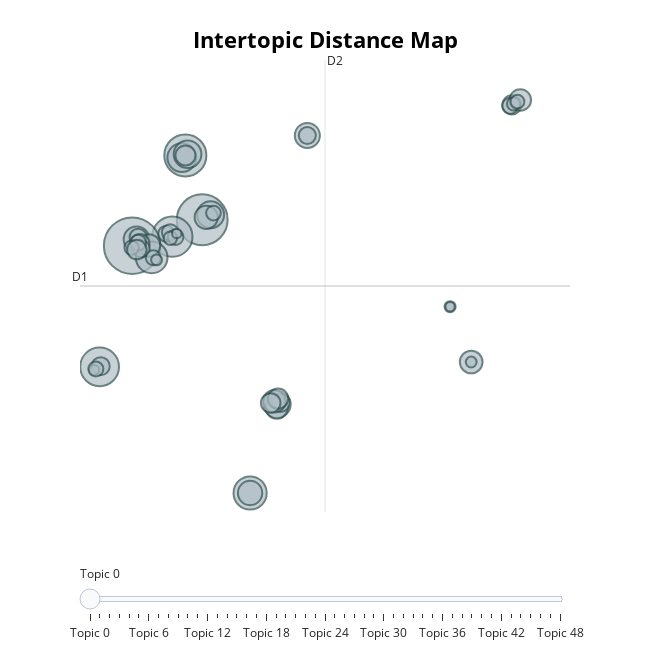

The code cell stored with this chart in its notebook:
### Code cell
topic_model.visualize_topics()

### Figure 1 — Plotly figure (JSON) as saved in the notebook; plotly's stock layout.template omitted (floating-point values rounded to 4 significant figures; data arrays with more than 128 entries replaced by an {"elided": "..."} marker saying what was removed)
{"data": [{"customdata": {"elided": "49x3 mixed values"}, "hovertemplate": "<b>Topic %{customdata[0]}</b><br>%{customdata[1]}<br>Size: %{customdata[2]}", "legendgroup": "", "marker": {"color": "#B0BEC5", "line": {"color": "DarkSlateGrey", "width": 2}, "size": [4377, 2750, 5424, 1864, 2547, 2995, 1411, 1700, 1122, 1232, 1236, 1063, 846, 1299, 871, 622, 846, 503, 562, 915, 859, 704, 448, 449, 682, 785, 632, 1006, 461, 510, 375, 429, 492, 302, 650, 349, 419, 645, 322, 559, 167, 367, 209, 383, 145, 311, 202, 152, 199], "sizemode": "area", "sizeref": 3.39, "symbol": "circle"}, "mode": "markers", "name": "", "orientation": "v", "showlegend": false, "type": "scatter", "x": [0.6892, -0.8562, -2.931, 3.166, -4.614, -0.1825, -0.3627, -1.923, -2.705, 4.565, 1.123, 6.124, 4.543, -0.06779, 14.59, 16.7, -2.059, -2.623, 4.744, 0.8966, 4.422, 4.611, 16.62, -1.163, -0.1769, 17.13, -2.532, 3.165, -0.9666, -2.468, -1.843, -2.624, 6.124, 16.79, 4.231, -2.96, -0.6888, -2.693, 16.99, -4.56, -4.894, 1.272, 13.5, -4.809, 13.5, -0.9582, -1.67, -0.628, 14.6], "xaxis": "x", "y": [12.89, 11.4, 10.61, -11.11, -0.03444, 18.53, 18.34, 9.577, 11.17, -3.327, 13.32, 20.28, -3.614, 18.63, 0.3919, 22.97, 10.62, 11.33, -3.191, 13.09, -3.053, -2.819, 22.89, 11.65, 18.53, 23.4, 10.78, -11.11, 11.77, 10.34, 9.542, 10.87, 20.28, 23.06, -3.208, 10.43, 11.36, 10.26, 23.25, 0.02011, -0.3141, 13.47, 5.249, -0.2286, 5.25, 11.26, 9.362, 11.68, 0.3909], "yaxis": "y"}], "layout": {"annotations": [{"showarrow": false, "text": "D1", "x": -5.628, "y": 7.065, "yshift": 10}, {"showarrow": false, "text": "D2", "x": 7.037, "xshift": 10, "y": 26.91}], "height": 650, "hoverlabel": {"bgcolor": "white", "font": {"family": "Rockwell", "size": 16}}, "legend": {"itemsizing": "constant", "tracegroupgap": 0}, "margin": {"t": 60}, "shapes": [{"line": {"color": "#CFD8DC", "width": 2}, "type": "line", "x0": 7.037, "x1": 7.037, "y0": -12.78, "y1": 26.91}, {"line": {"color": "#9E9E9E", "width": 2}, "type": "line", "x0": -5.628, "x1": 19.7, "y0": 7.065, "y1": 7.065}], "sliders": [{"active": 0, "pad": {"t": 50}, "steps": [{"args": [{"marker.color": [["red", "#B0BEC5", "#B0BEC5", "#B0BEC5", "#B0BEC5", "#B0BEC5", "#B0BEC5", "#B0BEC5", "#B0BEC5", "#B0BEC5", "#B0BEC5", "#B0BEC5", "#B0BEC5", "#B0BEC5", "#B0BEC5", "#B0BEC5", "#B0BEC5", "#B0BEC5", "#B0BEC5", "#B0BEC5", "#B0BEC5", "#B0BEC5", "#B0BEC5", "#B0BEC5", "#B0BEC5", "#B0BEC5", "#B0BEC5", "#B0BEC5", "#B0BEC5", "#B0BEC5", "#B0BEC5", "#B0BEC5", "#B0BEC5", "#B0BEC5", "#B0BEC5", "#B0BEC5", "#B0BEC5", "#B0BEC5", "#B0BEC5", "#B0BEC5", "#B0BEC5", "#B0BEC5", "#B0BEC5", "#B0BEC5", "#B0BEC5", "#B0BEC5", "#B0BEC5", "#B0BEC5", "#B0BEC5"]]}], "label": "Topic 0", "method": "update"}, {"args": [{"marker.color": [["#B0BEC5", "red", "#B0BEC5", "#B0BEC5", "#B0BEC5", "#B0BEC5", "#B0BEC5", "#B0BEC5", "#B0BEC5", "#B0BEC5", "#B0BEC5", "#B0BEC5", "#B0BEC5", "#B0BEC5", "#B0BEC5", "#B0BEC5", "#B0BEC5", "#B0BEC5", "#B0BEC5", "#B0BEC5", "#B0BEC5", "#B0BEC5", "#B0BEC5", "#B0BEC5", "#B0BEC5", "#B0BEC5", "#B0BEC5", "#B0BEC5", "#B0BEC5", "#B0BEC5", "#B0BEC5", "#B0BEC5", "#B0BEC5", "#B0BEC5", "#B0BEC5", "#B0BEC5", "#B0BEC5", "#B0BEC5", "#B0BEC5", "#B0BEC5", "#B0BEC5", "#B0BEC5", "#B0BEC5", "#B0BEC5", "#B0BEC5", "#B0BEC5", "#B0BEC5", "#B0BEC5", "#B0BEC5"]]}], "label": "Topic 1", "method": "update"}, {"args": [{"marker.color": [["#B0BEC5", "#B0BEC5", "red", "#B0BEC5", "#B0BEC5", "#B0BEC5", "#B0BEC5", "#B0BEC5", "#B0BEC5", "#B0BEC5", "#B0BEC5", "#B0BEC5", "#B0BEC5", "#B0BEC5", "#B0BEC5", "#B0BEC5", "#B0BEC5", "#B0BEC5", "#B0BEC5", "#B0BEC5", "#B0BEC5", "#B0BEC5", "#B0BEC5", "#B0BEC5", "#B0BEC5", "#B0BEC5", "#B0BEC5", "#B0BEC5", "#B0BEC5", "#B0BEC5", "#B0BEC5", "#B0BEC5", "#B0BEC5", "#B0BEC5", "#B0BEC5", "#B0BEC5", "#B0BEC5", "#B0BEC5", "#B0BEC5", "#B0BEC5", "#B0BEC5", "#B0BEC5", "#B0BEC5", "#B0BEC5", "#B0BEC5", "#B0BEC5", "#B0BEC5", "#B0BEC5", "#B0BEC5"]]}], "label": "Topic 2", "method": "update"}, {"args": [{"marker.color": [["#B0BEC5", "#B0BEC5", "#B0BEC5", "red", "#B0BEC5", "#B0BEC5", "#B0BEC5", "#B0BEC5", "#B0BEC5", "#B0BEC5", "#B0BEC5", "#B0BEC5", "#B0BEC5", "#B0BEC5", "#B0BEC5", "#B0BEC5", "#B0BEC5", "#B0BEC5", "#B0BEC5", "#B0BEC5", "#B0BEC5", "#B0BEC5", "#B0BEC5", "#B0BEC5", "#B0BEC5", "#B0BEC5", "#B0BEC5", "#B0BEC5", "#B0BEC5", "#B0BEC5", "#B0BEC5", "#B0BEC5", "#B0BEC5", "#B0BEC5", "#B0BEC5", "#B0BEC5", "#B0BEC5", "#B0BEC5", "#B0BEC5", "#B0BEC5", "#B0BEC5", "#B0BEC5", "#B0BEC5", "#B0BEC5", "#B0BEC5", "#B0BEC5", "#B0BEC5", "#B0BEC5", "#B0BEC5"]]}], "label": "Topic 3", "method": "update"}, {"args": [{"marker.color": [["#B0BEC5", "#B0BEC5", "#B0BEC5", "#B0BEC5", "red", "#B0BEC5", "#B0BEC5", "#B0BEC5", "#B0BEC5", "#B0BEC5", "#B0BEC5", "#B0BEC5", "#B0BEC5", "#B0BEC5", "#B0BEC5", "#B0BEC5", "#B0BEC5", "#B0BEC5", "#B0BEC5", "#B0BEC5", "#B0BEC5", "#B0BEC5", "#B0BEC5", "#B0BEC5", "#B0BEC5", "#B0BEC5", "#B0BEC5", "#B0BEC5", "#B0BEC5", "#B0BEC5", "#B0BEC5", "#B0BEC5", "#B0BEC5", "#B0BEC5", "#B0BEC5", "#B0BEC5", "#B0BEC5", "#B0BEC5", "#B0BEC5", "#B0BEC5", "#B0BEC5", "#B0BEC5", "#B0BEC5", "#B0BEC5", "#B0BEC5", "#B0BEC5", "#B0BEC5", "#B0BEC5", "#B0BEC5"]]}], "label": "Topic 4", "method": "update"}, {"args": [{"marker.color": [["#B0BEC5", "#B0BEC5", "#B0BEC5", "#B0BEC5", "#B0BEC5", "red", "#B0BEC5", "#B0BEC5", "#B0BEC5", "#B0BEC5", "#B0BEC5", "#B0BEC5", "#B0BEC5", "#B0BEC5", "#B0BEC5", "#B0BEC5", "#B0BEC5", "#B0BEC5", "#B0BEC5", "#B0BEC5", "#B0BEC5", "#B0BEC5", "#B0BEC5", "#B0BEC5", "#B0BEC5", "#B0BEC5", "#B0BEC5", "#B0BEC5", "#B0BEC5", "#B0BEC5", "#B0BEC5", "#B0BEC5", "#B0BEC5", "#B0BEC5", "#B0BEC5", "#B0BEC5", "#B0BEC5", "#B0BEC5", "#B0BEC5", "#B0BEC5", "#B0BEC5", "#B0BEC5", "#B0BEC5", "#B0BEC5", "#B0BEC5", "#B0BEC5", "#B0BEC5", "#B0BEC5", "#B0BEC5"]]}], "label": "Topic 5", "method": "update"}, {"args": [{"marker.color": [["#B0BEC5", "#B0BEC5", "#B0BEC5", "#B0BEC5", "#B0BEC5", "#B0BEC5", "red", "#B0BEC5", "#B0BEC5", "#B0BEC5", "#B0BEC5", "#B0BEC5", "#B0BEC5", "#B0BEC5", "#B0BEC5", "#B0BEC5", "#B0BEC5", "#B0BEC5", "#B0BEC5", "#B0BEC5", "#B0BEC5", "#B0BEC5", "#B0BEC5", "#B0BEC5", "#B0BEC5", "#B0BEC5", "#B0BEC5", "#B0BEC5", "#B0BEC5", "#B0BEC5", "#B0BEC5", "#B0BEC5", "#B0BEC5", "#B0BEC5", "#B0BEC5", "#B0BEC5", "#B0BEC5", "#B0BEC5", "#B0BEC5", "#B0BEC5", "#B0BEC5", "#B0BEC5", "#B0BEC5", "#B0BEC5", "#B0BEC5", "#B0BEC5", "#B0BEC5", "#B0BEC5", "#B0BEC5"]]}], "label": "Topic 6", "method": "update"}, {"args": [{"marker.color": [["#B0BEC5", "#B0BEC5", "#B0BEC5", "#B0BEC5", "#B0BEC5", "#B0BEC5", "#B0BEC5", "red", "#B0BEC5", "#B0BEC5", "#B0BEC5", "#B0BEC5", "#B0BEC5", "#B0BEC5", "#B0BEC5", "#B0BEC5", "#B0BEC5", "#B0BEC5", "#B0BEC5", "#B0BEC5", "#B0BEC5", "#B0BEC5", "#B0BEC5", "#B0BEC5", "#B0BEC5", "#B0BEC5", "#B0BEC5", "#B0BEC5", "#B0BEC5", "#B0BEC5", "#B0BEC5", "#B0BEC5", "#B0BEC5", "#B0BEC5", "#B0BEC5", "#B0BEC5", "#B0BEC5", "#B0BEC5", "#B0BEC5", "#B0BEC5", "#B0BEC5", "#B0BEC5", "#B0BEC5", "#B0BEC5", "#B0BEC5", "#B0BEC5", "#B0BEC5", "#B0BEC5", "#B0BEC5"]]}], "label": "Topic 7", "method": "update"}, {"args": [{"marker.color": [["#B0BEC5", "#B0BEC5", "#B0BEC5", "#B0BEC5", "#B0BEC5", "#B0BEC5", "#B0BEC5", "#B0BEC5", "red", "#B0BEC5", "#B0BEC5", "#B0BEC5", "#B0BEC5", "#B0BEC5", "#B0BEC5", "#B0BEC5", "#B0BEC5", "#B0BEC5", "#B0BEC5", "#B0BEC5", "#B0BEC5", "#B0BEC5", "#B0BEC5", "#B0BEC5", "#B0BEC5", "#B0BEC5", "#B0BEC5", "#B0BEC5", "#B0BEC5", "#B0BEC5", "#B0BEC5", "#B0BEC5", "#B0BEC5", "#B0BEC5", "#B0BEC5", "#B0BEC5", "#B0BEC5", "#B0BEC5", "#B0BEC5", "#B0BEC5", "#B0BEC5", "#B0BEC5", "#B0BEC5", "#B0BEC5", "#B0BEC5", "#B0BEC5", "#B0BEC5", "#B0BEC5", "#B0BEC5"]]}], "label": "Topic 8", "method": "update"}, {"args": [{"marker.color": [["#B0BEC5", "#B0BEC5", "#B0BEC5", "#B0BEC5", "#B0BEC5", "#B0BEC5", "#B0BEC5", "#B0BEC5", "#B0BEC5", "red", "#B0BEC5", "#B0BEC5", "#B0BEC5", "#B0BEC5", "#B0BEC5", "#B0BEC5", "#B0BEC5", "#B0BEC5", "#B0BEC5", "#B0BEC5", "#B0BEC5", "#B0BEC5", "#B0BEC5", "#B0BEC5", "#B0BEC5", "#B0BEC5", "#B0BEC5", "#B0BEC5", "#B0BEC5", "#B0BEC5", "#B0BEC5", "#B0BEC5", "#B0BEC5", "#B0BEC5", "#B0BEC5", "#B0BEC5", "#B0BEC5", "#B0BEC5", "#B0BEC5", "#B0BEC5", "#B0BEC5", "#B0BEC5", "#B0BEC5", "#B0BEC5", "#B0BEC5", "#B0BEC5", "#B0BEC5", "#B0BEC5", "#B0BEC5"]]}], "label": "Topic 9", "method": "update"}, {"args": [{"marker.color": [["#B0BEC5", "#B0BEC5", "#B0BEC5", "#B0BEC5", "#B0BEC5", "#B0BEC5", "#B0BEC5", "#B0BEC5", "#B0BEC5", "#B0BEC5", "red", "#B0BEC5", "#B0BEC5", "#B0BEC5", "#B0BEC5", "#B0BEC5", "#B0BEC5", "#B0BEC5", "#B0BEC5", "#B0BEC5", "#B0BEC5", "#B0BEC5", "#B0BEC5", "#B0BEC5", "#B0BEC5", "#B0BEC5", "#B0BEC5", "#B0BEC5", "#B0BEC5", "#B0BEC5", "#B0BEC5", "#B0BEC5", "#B0BEC5", "#B0BEC5", "#B0BEC5", "#B0BEC5", "#B0BEC5", "#B0BEC5", "#B0BEC5", "#B0BEC5", "#B0BEC5", "#B0BEC5", "#B0BEC5", "#B0BEC5", "#B0BEC5", "#B0BEC5", "#B0BEC5", "#B0BEC5", "#B0BEC5"]]}], "label": "Topic 10", "method": "update"}, {"args": [{"marker.color": [["#B0BEC5", "#B0BEC5", "#B0BEC5", "#B0BEC5", "#B0BEC5", "#B0BEC5", "#B0BEC5", "#B0BEC5", "#B0BEC5", "#B0BEC5", "#B0BEC5", "red", "#B0BEC5", "#B0BEC5", "#B0BEC5", "#B0BEC5", "#B0BEC5", "#B0BEC5", "#B0BEC5", "#B0BEC5", "#B0BEC5", "#B0BEC5", "#B0BEC5", "#B0BEC5", "#B0BEC5", "#B0BEC5", "#B0BEC5", "#B0BEC5", "#B0BEC5", "#B0BEC5", "#B0BEC5", "#B0BEC5", "#B0BEC5", "#B0BEC5", "#B0BEC5", "#B0BEC5", "#B0BEC5", "#B0BEC5", "#B0BEC5", "#B0BEC5", "#B0BEC5", "#B0BEC5", "#B0BEC5", "#B0BEC5", "#B0BEC5", "#B0BEC5", "#B0BEC5", "#B0BEC5", "#B0BEC5"]]}], "label": "Topic 11", "method": "update"}, {"args": [{"marker.color": [["#B0BEC5", "#B0BEC5", "#B0BEC5", "#B0BEC5", "#B0BEC5", "#B0BEC5", "#B0BEC5", "#B0BEC5", "#B0BEC5", "#B0BEC5", "#B0BEC5", "#B0BEC5", "red", "#B0BEC5", "#B0BEC5", "#B0BEC5", "#B0BEC5", "#B0BEC5", "#B0BEC5", "#B0BEC5", "#B0BEC5", "#B0BEC5", "#B0BEC5", "#B0BEC5", "#B0BEC5", "#B0BEC5", "#B0BEC5", "#B0BEC5", "#B0BEC5", "#B0BEC5", "#B0BEC5", "#B0BEC5", "#B0BEC5", "#B0BEC5", "#B0BEC5", "#B0BEC5", "#B0BEC5", "#B0BEC5", "#B0BEC5", "#B0BEC5", "#B0BEC5", "#B0BEC5", "#B0BEC5", "#B0BEC5", "#B0BEC5", "#B0BEC5", "#B0BEC5", "#B0BEC5", "#B0BEC5"]]}], "label": "Topic 12", "method": "update"}, {"args": [{"marker.color": [["#B0BEC5", "#B0BEC5", "#B0BEC5", "#B0BEC5", "#B0BEC5", "#B0BEC5", "#B0BEC5", "#B0BEC5", "#B0BEC5", "#B0BEC5", "#B0BEC5", "#B0BEC5", "#B0BEC5", "red", "#B0BEC5", "#B0BEC5", "#B0BEC5", "#B0BEC5", "#B0BEC5", "#B0BEC5", "#B0BEC5", "#B0BEC5", "#B0BEC5", "#B0BEC5", "#B0BEC5", "#B0BEC5", "#B0BEC5", "#B0BEC5", "#B0BEC5", "#B0BEC5", "#B0BEC5", "#B0BEC5", "#B0BEC5", "#B0BEC5", "#B0BEC5", "#B0BEC5", "#B0BEC5", "#B0BEC5", "#B0BEC5", "#B0BEC5", "#B0BEC5", "#B0BEC5", "#B0BEC5", "#B0BEC5", "#B0BEC5", "#B0BEC5", "#B0BEC5", "#B0BEC5", "#B0BEC5"]]}], "label": "Topic 13", "method": "update"}, {"args": [{"marker.color": [["#B0BEC5", "#B0BEC5", "#B0BEC5", "#B0BEC5", "#B0BEC5", "#B0BEC5", "#B0BEC5", "#B0BEC5", "#B0BEC5", "#B0BEC5", "#B0BEC5", "#B0BEC5", "#B0BEC5", "#B0BEC5", "red", "#B0BEC5", "#B0BEC5", "#B0BEC5", "#B0BEC5", "#B0BEC5", "#B0BEC5", "#B0BEC5", "#B0BEC5", "#B0BEC5", "#B0BEC5", "#B0BEC5", "#B0BEC5", "#B0BEC5", "#B0BEC5", "#B0BEC5", "#B0BEC5", "#B0BEC5", "#B0BEC5", "#B0BEC5", "#B0BEC5", "#B0BEC5", "#B0BEC5", "#B0BEC5", "#B0BEC5", "#B0BEC5", "#B0BEC5", "#B0BEC5", "#B0BEC5", "#B0BEC5", "#B0BEC5", "#B0BEC5", "#B0BEC5", "#B0BEC5", "#B0BEC5"]]}], "label": "Topic 14", "method": "update"}, {"args": [{"marker.color": [["#B0BEC5", "#B0BEC5", "#B0BEC5", "#B0BEC5", "#B0BEC5", "#B0BEC5", "#B0BEC5", "#B0BEC5", "#B0BEC5", "#B0BEC5", "#B0BEC5", "#B0BEC5", "#B0BEC5", "#B0BEC5", "#B0BEC5", "red", "#B0BEC5", "#B0BEC5", "#B0BEC5", "#B0BEC5", "#B0BEC5", "#B0BEC5", "#B0BEC5", "#B0BEC5", "#B0BEC5", "#B0BEC5", "#B0BEC5", "#B0BEC5", "#B0BEC5", "#B0BEC5", "#B0BEC5", "#B0BEC5", "#B0BEC5", "#B0BEC5", "#B0BEC5", "#B0BEC5", "#B0BEC5", "#B0BEC5", "#B0BEC5", "#B0BEC5", "#B0BEC5", "#B0BEC5", "#B0BEC5", "#B0BEC5", "#B0BEC5", "#B0BEC5", "#B0BEC5", "#B0BEC5", "#B0BEC5"]]}], "label": "Topic 15", "method": "update"}, {"args": [{"marker.color": [["#B0BEC5", "#B0BEC5", "#B0BEC5", "#B0BEC5", "#B0BEC5", "#B0BEC5", "#B0BEC5", "#B0BEC5", "#B0BEC5", "#B0BEC5", "#B0BEC5", "#B0BEC5", "#B0BEC5", "#B0BEC5", "#B0BEC5", "#B0BEC5", "red", "#B0BEC5", "#B0BEC5", "#B0BEC5", "#B0BEC5", "#B0BEC5", "#B0BEC5", "#B0BEC5", "#B0BEC5", "#B0BEC5", "#B0BEC5", "#B0BEC5", "#B0BEC5", "#B0BEC5", "#B0BEC5", "#B0BEC5", "#B0BEC5", "#B0BEC5", "#B0BEC5", "#B0BEC5", "#B0BEC5", "#B0BEC5", "#B0BEC5", "#B0BEC5", "#B0BEC5", "#B0BEC5", "#B0BEC5", "#B0BEC5", "#B0BEC5", "#B0BEC5", "#B0BEC5", "#B0BEC5", "#B0BEC5"]]}], "label": "Topic 16", "method": "update"}, {"args": [{"marker.color": [["#B0BEC5", "#B0BEC5", "#B0BEC5", "#B0BEC5", "#B0BEC5", "#B0BEC5", "#B0BEC5", "#B0BEC5", "#B0BEC5", "#B0BEC5", "#B0BEC5", "#B0BEC5", "#B0BEC5", "#B0BEC5", "#B0BEC5", "#B0BEC5", "#B0BEC5", "red", "#B0BEC5", "#B0BEC5", "#B0BEC5", "#B0BEC5", "#B0BEC5", "#B0BEC5", "#B0BEC5", "#B0BEC5", "#B0BEC5", "#B0BEC5", "#B0BEC5", "#B0BEC5", "#B0BEC5", "#B0BEC5", "#B0BEC5", "#B0BEC5", "#B0BEC5", "#B0BEC5", "#B0BEC5", "#B0BEC5", "#B0BEC5", "#B0BEC5", "#B0BEC5", "#B0BEC5", "#B0BEC5", "#B0BEC5", "#B0BEC5", "#B0BEC5", "#B0BEC5", "#B0BEC5", "#B0BEC5"]]}], "label": "Topic 17", "method": "update"}, {"args": [{"marker.color": [["#B0BEC5", "#B0BEC5", "#B0BEC5", "#B0BEC5", "#B0BEC5", "#B0BEC5", "#B0BEC5", "#B0BEC5", "#B0BEC5", "#B0BEC5", "#B0BEC5", "#B0BEC5", "#B0BEC5", "#B0BEC5", "#B0BEC5", "#B0BEC5", "#B0BEC5", "#B0BEC5", "red", "#B0BEC5", "#B0BEC5", "#B0BEC5", "#B0BEC5", "#B0BEC5", "#B0BEC5", "#B0BEC5", "#B0BEC5", "#B0BEC5", "#B0BEC5", "#B0BEC5", "#B0BEC5", "#B0BEC5", "#B0BEC5", "#B0BEC5", "#B0BEC5", "#B0BEC5", "#B0BEC5", "#B0BEC5", "#B0BEC5", "#B0BEC5", "#B0BEC5", "#B0BEC5", "#B0BEC5", "#B0BEC5", "#B0BEC5", "#B0BEC5", "#B0BEC5", "#B0BEC5", "#B0BEC5"]]}], "label": "Topic 18", "method": "update"}, {"args": [{"marker.color": [["#B0BEC5", "#B0BEC5", "#B0BEC5", "#B0BEC5", "#B0BEC5", "#B0BEC5", "#B0BEC5", "#B0BEC5", "#B0BEC5", "#B0BEC5", "#B0BEC5", "#B0BEC5", "#B0BEC5", "#B0BEC5", "#B0BEC5", "#B0BEC5", "#B0BEC5", "#B0BEC5", "#B0BEC5", "red", "#B0BEC5", "#B0BEC5", "#B0BEC5", "#B0BEC5", "#B0BEC5", "#B0BEC5", "#B0BEC5", "#B0BEC5", "#B0BEC5", "#B0BEC5", "#B0BEC5", "#B0BEC5", "#B0BEC5", "#B0BEC5", "#B0BEC5", "#B0BEC5", "#B0BEC5", "#B0BEC5", "#B0BEC5", "#B0BEC5", "#B0BEC5", "#B0BEC5", "#B0BEC5", "#B0BEC5", "#B0BEC5", "#B0BEC5", "#B0BEC5", "#B0BEC5", "#B0BEC5"]]}], "label": "Topic 19", "method": "update"}, {"args": [{"marker.color": [["#B0BEC5", "#B0BEC5", "#B0BEC5", "#B0BEC5", "#B0BEC5", "#B0BEC5", "#B0BEC5", "#B0BEC5", "#B0BEC5", "#B0BEC5", "#B0BEC5", "#B0BEC5", "#B0BEC5", "#B0BEC5", "#B0BEC5", "#B0BEC5", "#B0BEC5", "#B0BEC5", "#B0BEC5", "#B0BEC5", "red", "#B0BEC5", "#B0BEC5", "#B0BEC5", "#B0BEC5", "#B0BEC5", "#B0BEC5", "#B0BEC5", "#B0BEC5", "#B0BEC5", "#B0BEC5", "#B0BEC5", "#B0BEC5", "#B0BEC5", "#B0BEC5", "#B0BEC5", "#B0BEC5", "#B0BEC5", "#B0BEC5", "#B0BEC5", "#B0BEC5", "#B0BEC5", "#B0BEC5", "#B0BEC5", "#B0BEC5", "#B0BEC5", "#B0BEC5", "#B0BEC5", "#B0BEC5"]]}], "label": "Topic 20", "method": "update"}, {"args": [{"marker.color": [["#B0BEC5", "#B0BEC5", "#B0BEC5", "#B0BEC5", "#B0BEC5", "#B0BEC5", "#B0BEC5", "#B0BEC5", "#B0BEC5", "#B0BEC5", "#B0BEC5", "#B0BEC5", "#B0BEC5", "#B0BEC5", "#B0BEC5", "#B0BEC5", "#B0BEC5", "#B0BEC5", "#B0BEC5", "#B0BEC5", "#B0BEC5", "red", "#B0BEC5", "#B0BEC5", "#B0BEC5", "#B0BEC5", "#B0BEC5", "#B0BEC5", "#B0BEC5", "#B0BEC5", "#B0BEC5", "#B0BEC5", "#B0BEC5", "#B0BEC5", "#B0BEC5", "#B0BEC5", "#B0BEC5", "#B0BEC5", "#B0BEC5", "#B0BEC5", "#B0BEC5", "#B0BEC5", "#B0BEC5", "#B0BEC5", "#B0BEC5", "#B0BEC5", "#B0BEC5", "#B0BEC5", "#B0BEC5"]]}], "label": "Topic 21", "method": "update"}, {"args": [{"marker.color": [["#B0BEC5", "#B0BEC5", "#B0BEC5", "#B0BEC5", "#B0BEC5", "#B0BEC5", "#B0BEC5", "#B0BEC5", "#B0BEC5", "#B0BEC5", "#B0BEC5", "#B0BEC5", "#B0BEC5", "#B0BEC5", "#B0BEC5", "#B0BEC5", "#B0BEC5", "#B0BEC5", "#B0BEC5", "#B0BEC5", "#B0BEC5", "#B0BEC5", "red", "#B0BEC5", "#B0BEC5", "#B0BEC5", "#B0BEC5", "#B0BEC5", "#B0BEC5", "#B0BEC5", "#B0BEC5", "#B0BEC5", "#B0BEC5", "#B0BEC5", "#B0BEC5", "#B0BEC5", "#B0BEC5", "#B0BEC5", "#B0BEC5", "#B0BEC5", "#B0BEC5", "#B0BEC5", "#B0BEC5", "#B0BEC5", "#B0BEC5", "#B0BEC5", "#B0BEC5", "#B0BEC5", "#B0BEC5"]]}], "label": "Topic 22", "method": "update"}, {"args": [{"marker.color": [["#B0BEC5", "#B0BEC5", "#B0BEC5", "#B0BEC5", "#B0BEC5", "#B0BEC5", "#B0BEC5", "#B0BEC5", "#B0BEC5", "#B0BEC5", "#B0BEC5", "#B0BEC5", "#B0BEC5", "#B0BEC5", "#B0BEC5", "#B0BEC5", "#B0BEC5", "#B0BEC5", "#B0BEC5", "#B0BEC5", "#B0BEC5", "#B0BEC5", "#B0BEC5", "red", "#B0BEC5", "#B0BEC5", "#B0BEC5", "#B0BEC5", "#B0BEC5", "#B0BEC5", "#B0BEC5", "#B0BEC5", "#B0BEC5", "#B0BEC5", "#B0BEC5", "#B0BEC5", "#B0BEC5", "#B0BEC5", "#B0BEC5", "#B0BEC5", "#B0BEC5", "#B0BEC5", "#B0BEC5", "#B0BEC5", "#B0BEC5", "#B0BEC5", "#B0BEC5", "#B0BEC5", "#B0BEC5"]]}], "label": "Topic 23", "method": "update"}, {"args": [{"marker.color": [["#B0BEC5", "#B0BEC5", "#B0BEC5", "#B0BEC5", "#B0BEC5", "#B0BEC5", "#B0BEC5", "#B0BEC5", "#B0BEC5", "#B0BEC5", "#B0BEC5", "#B0BEC5", "#B0BEC5", "#B0BEC5", "#B0BEC5", "#B0BEC5", "#B0BEC5", "#B0BEC5", "#B0BEC5", "#B0BEC5", "#B0BEC5", "#B0BEC5", "#B0BEC5", "#B0BEC5", "red", "#B0BEC5", "#B0BEC5", "#B0BEC5", "#B0BEC5", "#B0BEC5", "#B0BEC5", "#B0BEC5", "#B0BEC5", "#B0BEC5", "#B0BEC5", "#B0BEC5", "#B0BEC5", "#B0BEC5", "#B0BEC5", "#B0BEC5", "#B0BEC5", "#B0BEC5", "#B0BEC5", "#B0BEC5", "#B0BEC5", "#B0BEC5", "#B0BEC5", "#B0BEC5", "#B0BEC5"]]}], "label": "Topic 24", "method": "update"}, {"args": [{"marker.color": [["#B0BEC5", "#B0BEC5", "#B0BEC5", "#B0BEC5", "#B0BEC5", "#B0BEC5", "#B0BEC5", "#B0BEC5", "#B0BEC5", "#B0BEC5", "#B0BEC5", "#B0BEC5", "#B0BEC5", "#B0BEC5", "#B0BEC5", "#B0BEC5", "#B0BEC5", "#B0BEC5", "#B0BEC5", "#B0BEC5", "#B0BEC5", "#B0BEC5", "#B0BEC5", "#B0BEC5", "#B0BEC5", "red", "#B0BEC5", "#B0BEC5", "#B0BEC5", "#B0BEC5", "#B0BEC5", "#B0BEC5", "#B0BEC5", "#B0BEC5", "#B0BEC5", "#B0BEC5", "#B0BEC5", "#B0BEC5", "#B0BEC5", "#B0BEC5", "#B0BEC5", "#B0BEC5", "#B0BEC5", "#B0BEC5", "#B0BEC5", "#B0BEC5", "#B0BEC5", "#B0BEC5", "#B0BEC5"]]}], "label": "Topic 25", "method": "update"}, {"args": [{"marker.color": [["#B0BEC5", "#B0BEC5", "#B0BEC5", "#B0BEC5", "#B0BEC5", "#B0BEC5", "#B0BEC5", "#B0BEC5", "#B0BEC5", "#B0BEC5", "#B0BEC5", "#B0BEC5", "#B0BEC5", "#B0BEC5", "#B0BEC5", "#B0BEC5", "#B0BEC5", "#B0BEC5", "#B0BEC5", "#B0BEC5", "#B0BEC5", "#B0BEC5", "#B0BEC5", "#B0BEC5", "#B0BEC5", "#B0BEC5", "red", "#B0BEC5", "#B0BEC5", "#B0BEC5", "#B0BEC5", "#B0BEC5", "#B0BEC5", "#B0BEC5", "#B0BEC5", "#B0BEC5", "#B0BEC5", "#B0BEC5", "#B0BEC5", "#B0BEC5", "#B0BEC5", "#B0BEC5", "#B0BEC5", "#B0BEC5", "#B0BEC5", "#B0BEC5", "#B0BEC5", "#B0BEC5", "#B0BEC5"]]}], "label": "Topic 26", "method": "update"}, {"args": [{"marker.color": [["#B0BEC5", "#B0BEC5", "#B0BEC5", "#B0BEC5", "#B0BEC5", "#B0BEC5", "#B0BEC5", "#B0BEC5", "#B0BEC5", "#B0BEC5", "#B0BEC5", "#B0BEC5", "#B0BEC5", "#B0BEC5", "#B0BEC5", "#B0BEC5", "#B0BEC5", "#B0BEC5", "#B0BEC5", "#B0BEC5", "#B0BEC5", "#B0BEC5", "#B0BEC5", "#B0BEC5", "#B0BEC5", "#B0BEC5", "#B0BEC5", "red", "#B0BEC5", "#B0BEC5", "#B0BEC5", "#B0BEC5", "#B0BEC5", "#B0BEC5", "#B0BEC5", "#B0BEC5", "#B0BEC5", "#B0BEC5", "#B0BEC5", "#B0BEC5", "#B0BEC5", "#B0BEC5", "#B0BEC5", "#B0BEC5", "#B0BEC5", "#B0BEC5", "#B0BEC5", "#B0BEC5", "#B0BEC5"]]}], "label": "Topic 27", "method": "update"}, {"args": [{"marker.color": [["#B0BEC5", "#B0BEC5", "#B0BEC5", "#B0BEC5", "#B0BEC5", "#B0BEC5", "#B0BEC5", "#B0BEC5", "#B0BEC5", "#B0BEC5", "#B0BEC5", "#B0BEC5", "#B0BEC5", "#B0BEC5", "#B0BEC5", "#B0BEC5", "#B0BEC5", "#B0BEC5", "#B0BEC5", "#B0BEC5", "#B0BEC5", "#B0BEC5", "#B0BEC5", "#B0BEC5", "#B0BEC5", "#B0BEC5", "#B0BEC5", "#B0BEC5", "red", "#B0BEC5", "#B0BEC5", "#B0BEC5", "#B0BEC5", "#B0BEC5", "#B0BEC5", "#B0BEC5", "#B0BEC5", "#B0BEC5", "#B0BEC5", "#B0BEC5", "#B0BEC5", "#B0BEC5", "#B0BEC5", "#B0BEC5", "#B0BEC5", "#B0BEC5", "#B0BEC5", "#B0BEC5", "#B0BEC5"]]}], "label": "Topic 28", "method": "update"}, {"args": [{"marker.color": [["#B0BEC5", "#B0BEC5", "#B0BEC5", "#B0BEC5", "#B0BEC5", "#B0BEC5", "#B0BEC5", "#B0BEC5", "#B0BEC5", "#B0BEC5", "#B0BEC5", "#B0BEC5", "#B0BEC5", "#B0BEC5", "#B0BEC5", "#B0BEC5", "#B0BEC5", "#B0BEC5", "#B0BEC5", "#B0BEC5", "#B0BEC5", "#B0BEC5", "#B0BEC5", "#B0BEC5", "#B0BEC5", "#B0BEC5", "#B0BEC5", "#B0BEC5", "#B0BEC5", "red", "#B0BEC5", "#B0BEC5", "#B0BEC5", "#B0BEC5", "#B0BEC5", "#B0BEC5", "#B0BEC5", "#B0BEC5", "#B0BEC5", "#B0BEC5", "#B0BEC5", "#B0BEC5", "#B0BEC5", "#B0BEC5", "#B0BEC5", "#B0BEC5", "#B0BEC5", "#B0BEC5", "#B0BEC5"]]}], "label": "Topic 29", "method": "update"}, {"args": [{"marker.color": [["#B0BEC5", "#B0BEC5", "#B0BEC5", "#B0BEC5", "#B0BEC5", "#B0BEC5", "#B0BEC5", "#B0BEC5", "#B0BEC5", "#B0BEC5", "#B0BEC5", "#B0BEC5", "#B0BEC5", "#B0BEC5", "#B0BEC5", "#B0BEC5", "#B0BEC5", "#B0BEC5", "#B0BEC5", "#B0BEC5", "#B0BEC5", "#B0BEC5", "#B0BEC5", "#B0BEC5", "#B0BEC5", "#B0BEC5", "#B0BEC5", "#B0BEC5", "#B0BEC5", "#B0BEC5", "red", "#B0BEC5", "#B0BEC5", "#B0BEC5", "#B0BEC5", "#B0BEC5", "#B0BEC5", "#B0BEC5", "#B0BEC5", "#B0BEC5", "#B0BEC5", "#B0BEC5", "#B0BEC5", "#B0BEC5", "#B0BEC5", "#B0BEC5", "#B0BEC5", "#B0BEC5", "#B0BEC5"]]}], "label": "Topic 30", "method": "update"}, {"args": [{"marker.color": [["#B0BEC5", "#B0BEC5", "#B0BEC5", "#B0BEC5", "#B0BEC5", "#B0BEC5", "#B0BEC5", "#B0BEC5", "#B0BEC5", "#B0BEC5", "#B0BEC5", "#B0BEC5", "#B0BEC5", "#B0BEC5", "#B0BEC5", "#B0BEC5", "#B0BEC5", "#B0BEC5", "#B0BEC5", "#B0BEC5", "#B0BEC5", "#B0BEC5", "#B0BEC5", "#B0BEC5", "#B0BEC5", "#B0BEC5", "#B0BEC5", "#B0BEC5", "#B0BEC5", "#B0BEC5", "#B0BEC5", "red", "#B0BEC5", "#B0BEC5", "#B0BEC5", "#B0BEC5", "#B0BEC5", "#B0BEC5", "#B0BEC5", "#B0BEC5", "#B0BEC5", "#B0BEC5", "#B0BEC5", "#B0BEC5", "#B0BEC5", "#B0BEC5", "#B0BEC5", "#B0BEC5", "#B0BEC5"]]}], "label": "Topic 31", "method": "update"}, {"args": [{"marker.color": [["#B0BEC5", "#B0BEC5", "#B0BEC5", "#B0BEC5", "#B0BEC5", "#B0BEC5", "#B0BEC5", "#B0BEC5", "#B0BEC5", "#B0BEC5", "#B0BEC5", "#B0BEC5", "#B0BEC5", "#B0BEC5", "#B0BEC5", "#B0BEC5", "#B0BEC5", "#B0BEC5", "#B0BEC5", "#B0BEC5", "#B0BEC5", "#B0BEC5", "#B0BEC5", "#B0BEC5", "#B0BEC5", "#B0BEC5", "#B0BEC5", "#B0BEC5", "#B0BEC5", "#B0BEC5", "#B0BEC5", "#B0BEC5", "red", "#B0BEC5", "#B0BEC5", "#B0BEC5", "#B0BEC5", "#B0BEC5", "#B0BEC5", "#B0BEC5", "#B0BEC5", "#B0BEC5", "#B0BEC5", "#B0BEC5", "#B0BEC5", "#B0BEC5", "#B0BEC5", "#B0BEC5", "#B0BEC5"]]}], "label": "Topic 32", "method": "update"}, {"args": [{"marker.color": [["#B0BEC5", "#B0BEC5", "#B0BEC5", "#B0BEC5", "#B0BEC5", "#B0BEC5", "#B0BEC5", "#B0BEC5", "#B0BEC5", "#B0BEC5", "#B0BEC5", "#B0BEC5", "#B0BEC5", "#B0BEC5", "#B0BEC5", "#B0BEC5", "#B0BEC5", "#B0BEC5", "#B0BEC5", "#B0BEC5", "#B0BEC5", "#B0BEC5", "#B0BEC5", "#B0BEC5", "#B0BEC5", "#B0BEC5", "#B0BEC5", "#B0BEC5", "#B0BEC5", "#B0BEC5", "#B0BEC5", "#B0BEC5", "#B0BEC5", "red", "#B0BEC5", "#B0BEC5", "#B0BEC5", "#B0BEC5", "#B0BEC5", "#B0BEC5", "#B0BEC5", "#B0BEC5", "#B0BEC5", "#B0BEC5", "#B0BEC5", "#B0BEC5", "#B0BEC5", "#B0BEC5", "#B0BEC5"]]}], "label": "Topic 33", "method": "update"}, {"args": [{"marker.color": [["#B0BEC5", "#B0BEC5", "#B0BEC5", "#B0BEC5", "#B0BEC5", "#B0BEC5", "#B0BEC5", "#B0BEC5", "#B0BEC5", "#B0BEC5", "#B0BEC5", "#B0BEC5", "#B0BEC5", "#B0BEC5", "#B0BEC5", "#B0BEC5", "#B0BEC5", "#B0BEC5", "#B0BEC5", "#B0BEC5", "#B0BEC5", "#B0BEC5", "#B0BEC5", "#B0BEC5", "#B0BEC5", "#B0BEC5", "#B0BEC5", "#B0BEC5", "#B0BEC5", "#B0BEC5", "#B0BEC5", "#B0BEC5", "#B0BEC5", "#B0BEC5", "red", "#B0BEC5", "#B0BEC5", "#B0BEC5", "#B0BEC5", "#B0BEC5", "#B0BEC5", "#B0BEC5", "#B0BEC5", "#B0BEC5", "#B0BEC5", "#B0BEC5", "#B0BEC5", "#B0BEC5", "#B0BEC5"]]}], "label": "Topic 34", "method": "update"}, {"args": [{"marker.color": [["#B0BEC5", "#B0BEC5", "#B0BEC5", "#B0BEC5", "#B0BEC5", "#B0BEC5", "#B0BEC5", "#B0BEC5", "#B0BEC5", "#B0BEC5", "#B0BEC5", "#B0BEC5", "#B0BEC5", "#B0BEC5", "#B0BEC5", "#B0BEC5", "#B0BEC5", "#B0BEC5", "#B0BEC5", "#B0BEC5", "#B0BEC5", "#B0BEC5", "#B0BEC5", "#B0BEC5", "#B0BEC5", "#B0BEC5", "#B0BEC5", "#B0BEC5", "#B0BEC5", "#B0BEC5", "#B0BEC5", "#B0BEC5", "#B0BEC5", "#B0BEC5", "#B0BEC5", "red", "#B0BEC5", "#B0BEC5", "#B0BEC5", "#B0BEC5", "#B0BEC5", "#B0BEC5", "#B0BEC5", "#B0BEC5", "#B0BEC5", "#B0BEC5", "#B0BEC5", "#B0BEC5", "#B0BEC5"]]}], "label": "Topic 35", "method": "update"}, {"args": [{"marker.color": [["#B0BEC5", "#B0BEC5", "#B0BEC5", "#B0BEC5", "#B0BEC5", "#B0BEC5", "#B0BEC5", "#B0BEC5", "#B0BEC5", "#B0BEC5", "#B0BEC5", "#B0BEC5", "#B0BEC5", "#B0BEC5", "#B0BEC5", "#B0BEC5", "#B0BEC5", "#B0BEC5", "#B0BEC5", "#B0BEC5", "#B0BEC5", "#B0BEC5", "#B0BEC5", "#B0BEC5", "#B0BEC5", "#B0BEC5", "#B0BEC5", "#B0BEC5", "#B0BEC5", "#B0BEC5", "#B0BEC5", "#B0BEC5", "#B0BEC5", "#B0BEC5", "#B0BEC5", "#B0BEC5", "red", "#B0BEC5", "#B0BEC5", "#B0BEC5", "#B0BEC5", "#B0BEC5", "#B0BEC5", "#B0BEC5", "#B0BEC5", "#B0BEC5", "#B0BEC5", "#B0BEC5", "#B0BEC5"]]}], "label": "Topic 36", "method": "update"}, {"args": [{"marker.color": [["#B0BEC5", "#B0BEC5", "#B0BEC5", "#B0BEC5", "#B0BEC5", "#B0BEC5", "#B0BEC5", "#B0BEC5", "#B0BEC5", "#B0BEC5", "#B0BEC5", "#B0BEC5", "#B0BEC5", "#B0BEC5", "#B0BEC5", "#B0BEC5", "#B0BEC5", "#B0BEC5", "#B0BEC5", "#B0BEC5", "#B0BEC5", "#B0BEC5", "#B0BEC5", "#B0BEC5", "#B0BEC5", "#B0BEC5", "#B0BEC5", "#B0BEC5", "#B0BEC5", "#B0BEC5", "#B0BEC5", "#B0BEC5", "#B0BEC5", "#B0BEC5", "#B0BEC5", "#B0BEC5", "#B0BEC5", "red", "#B0BEC5", "#B0BEC5", "#B0BEC5", "#B0BEC5", "#B0BEC5", "#B0BEC5", "#B0BEC5", "#B0BEC5", "#B0BEC5", "#B0BEC5", "#B0BEC5"]]}], "label": "Topic 37", "method": "update"}, {"args": [{"marker.color": [["#B0BEC5", "#B0BEC5", "#B0BEC5", "#B0BEC5", "#B0BEC5", "#B0BEC5", "#B0BEC5", "#B0BEC5", "#B0BEC5", "#B0BEC5", "#B0BEC5", "#B0BEC5", "#B0BEC5", "#B0BEC5", "#B0BEC5", "#B0BEC5", "#B0BEC5", "#B0BEC5", "#B0BEC5", "#B0BEC5", "#B0BEC5", "#B0BEC5", "#B0BEC5", "#B0BEC5", "#B0BEC5", "#B0BEC5", "#B0BEC5", "#B0BEC5", "#B0BEC5", "#B0BEC5", "#B0BEC5", "#B0BEC5", "#B0BEC5", "#B0BEC5", "#B0BEC5", "#B0BEC5", "#B0BEC5", "#B0BEC5", "red", "#B0BEC5", "#B0BEC5", "#B0BEC5", "#B0BEC5", "#B0BEC5", "#B0BEC5", "#B0BEC5", "#B0BEC5", "#B0BEC5", "#B0BEC5"]]}], "label": "Topic 38", "method": "update"}, {"args": [{"marker.color": [["#B0BEC5", "#B0BEC5", "#B0BEC5", "#B0BEC5", "#B0BEC5", "#B0BEC5", "#B0BEC5", "#B0BEC5", "#B0BEC5", "#B0BEC5", "#B0BEC5", "#B0BEC5", "#B0BEC5", "#B0BEC5", "#B0BEC5", "#B0BEC5", "#B0BEC5", "#B0BEC5", "#B0BEC5", "#B0BEC5", "#B0BEC5", "#B0BEC5", "#B0BEC5", "#B0BEC5", "#B0BEC5", "#B0BEC5", "#B0BEC5", "#B0BEC5", "#B0BEC5", "#B0BEC5", "#B0BEC5", "#B0BEC5", "#B0BEC5", "#B0BEC5", "#B0BEC5", "#B0BEC5", "#B0BEC5", "#B0BEC5", "#B0BEC5", "red", "#B0BEC5", "#B0BEC5", "#B0BEC5", "#B0BEC5", "#B0BEC5", "#B0BEC5", "#B0BEC5", "#B0BEC5", "#B0BEC5"]]}], "label": "Topic 39", "method": "update"}, {"args": [{"marker.color": [["#B0BEC5", "#B0BEC5", "#B0BEC5", "#B0BEC5", "#B0BEC5", "#B0BEC5", "#B0BEC5", "#B0BEC5", "#B0BEC5", "#B0BEC5", "#B0BEC5", "#B0BEC5", "#B0BEC5", "#B0BEC5", "#B0BEC5", "#B0BEC5", "#B0BEC5", "#B0BEC5", "#B0BEC5", "#B0BEC5", "#B0BEC5", "#B0BEC5", "#B0BEC5", "#B0BEC5", "#B0BEC5", "#B0BEC5", "#B0BEC5", "#B0BEC5", "#B0BEC5", "#B0BEC5", "#B0BEC5", "#B0BEC5", "#B0BEC5", "#B0BEC5", "#B0BEC5", "#B0BEC5", "#B0BEC5", "#B0BEC5", "#B0BEC5", "#B0BEC5", "red", "#B0BEC5", "#B0BEC5", "#B0BEC5", "#B0BEC5", "#B0BEC5", "#B0BEC5", "#B0BEC5", "#B0BEC5"]]}], "label": "Topic 40", "method": "update"}, {"args": [{"marker.color": [["#B0BEC5", "#B0BEC5", "#B0BEC5", "#B0BEC5", "#B0BEC5", "#B0BEC5", "#B0BEC5", "#B0BEC5", "#B0BEC5", "#B0BEC5", "#B0BEC5", "#B0BEC5", "#B0BEC5", "#B0BEC5", "#B0BEC5", "#B0BEC5", "#B0BEC5", "#B0BEC5", "#B0BEC5", "#B0BEC5", "#B0BEC5", "#B0BEC5", "#B0BEC5", "#B0BEC5", "#B0BEC5", "#B0BEC5", "#B0BEC5", "#B0BEC5", "#B0BEC5", "#B0BEC5", "#B0BEC5", "#B0BEC5", "#B0BEC5", "#B0BEC5", "#B0BEC5", "#B0BEC5", "#B0BEC5", "#B0BEC5", "#B0BEC5", "#B0BEC5", "#B0BEC5", "red", "#B0BEC5", "#B0BEC5", "#B0BEC5", "#B0BEC5", "#B0BEC5", "#B0BEC5", "#B0BEC5"]]}], "label": "Topic 41", "method": "update"}, {"args": [{"marker.color": [["#B0BEC5", "#B0BEC5", "#B0BEC5", "#B0BEC5", "#B0BEC5", "#B0BEC5", "#B0BEC5", "#B0BEC5", "#B0BEC5", "#B0BEC5", "#B0BEC5", "#B0BEC5", "#B0BEC5", "#B0BEC5", "#B0BEC5", "#B0BEC5", "#B0BEC5", "#B0BEC5", "#B0BEC5", "#B0BEC5", "#B0BEC5", "#B0BEC5", "#B0BEC5", "#B0BEC5", "#B0BEC5", "#B0BEC5", "#B0BEC5", "#B0BEC5", "#B0BEC5", "#B0BEC5", "#B0BEC5", "#B0BEC5", "#B0BEC5", "#B0BEC5", "#B0BEC5", "#B0BEC5", "#B0BEC5", "#B0BEC5", "#B0BEC5", "#B0BEC5", "#B0BEC5", "#B0BEC5", "red", "#B0BEC5", "#B0BEC5", "#B0BEC5", "#B0BEC5", "#B0BEC5", "#B0BEC5"]]}], "label": "Topic 42", "method": "update"}, {"args": [{"marker.color": [["#B0BEC5", "#B0BEC5", "#B0BEC5", "#B0BEC5", "#B0BEC5", "#B0BEC5", "#B0BEC5", "#B0BEC5", "#B0BEC5", "#B0BEC5", "#B0BEC5", "#B0BEC5", "#B0BEC5", "#B0BEC5", "#B0BEC5", "#B0BEC5", "#B0BEC5", "#B0BEC5", "#B0BEC5", "#B0BEC5", "#B0BEC5", "#B0BEC5", "#B0BEC5", "#B0BEC5", "#B0BEC5", "#B0BEC5", "#B0BEC5", "#B0BEC5", "#B0BEC5", "#B0BEC5", "#B0BEC5", "#B0BEC5", "#B0BEC5", "#B0BEC5", "#B0BEC5", "#B0BEC5", "#B0BEC5", "#B0BEC5", "#B0BEC5", "#B0BEC5", "#B0BEC5", "#B0BEC5", "#B0BEC5", "red", "#B0BEC5", "#B0BEC5", "#B0BEC5", "#B0BEC5", "#B0BEC5"]]}], "label": "Topic 43", "method": "update"}, {"args": [{"marker.color": [["#B0BEC5", "#B0BEC5", "#B0BEC5", "#B0BEC5", "#B0BEC5", "#B0BEC5", "#B0BEC5", "#B0BEC5", "#B0BEC5", "#B0BEC5", "#B0BEC5", "#B0BEC5", "#B0BEC5", "#B0BEC5", "#B0BEC5", "#B0BEC5", "#B0BEC5", "#B0BEC5", "#B0BEC5", "#B0BEC5", "#B0BEC5", "#B0BEC5", "#B0BEC5", "#B0BEC5", "#B0BEC5", "#B0BEC5", "#B0BEC5", "#B0BEC5", "#B0BEC5", "#B0BEC5", "#B0BEC5", "#B0BEC5", "#B0BEC5", "#B0BEC5", "#B0BEC5", "#B0BEC5", "#B0BEC5", "#B0BEC5", "#B0BEC5", "#B0BEC5", "#B0BEC5", "#B0BEC5", "#B0BEC5", "#B0BEC5", "red", "#B0BEC5", "#B0BEC5", "#B0BEC5", "#B0BEC5"]]}], "label": "Topic 44", "method": "update"}, {"args": [{"marker.color": [["#B0BEC5", "#B0BEC5", "#B0BEC5", "#B0BEC5", "#B0BEC5", "#B0BEC5", "#B0BEC5", "#B0BEC5", "#B0BEC5", "#B0BEC5", "#B0BEC5", "#B0BEC5", "#B0BEC5", "#B0BEC5", "#B0BEC5", "#B0BEC5", "#B0BEC5", "#B0BEC5", "#B0BEC5", "#B0BEC5", "#B0BEC5", "#B0BEC5", "#B0BEC5", "#B0BEC5", "#B0BEC5", "#B0BEC5", "#B0BEC5", "#B0BEC5", "#B0BEC5", "#B0BEC5", "#B0BEC5", "#B0BEC5", "#B0BEC5", "#B0BEC5", "#B0BEC5", "#B0BEC5", "#B0BEC5", "#B0BEC5", "#B0BEC5", "#B0BEC5", "#B0BEC5", "#B0BEC5", "#B0BEC5", "#B0BEC5", "#B0BEC5", "red", "#B0BEC5", "#B0BEC5", "#B0BEC5"]]}], "label": "Topic 45", "method": "update"}, {"args": [{"marker.color": [["#B0BEC5", "#B0BEC5", "#B0BEC5", "#B0BEC5", "#B0BEC5", "#B0BEC5", "#B0BEC5", "#B0BEC5", "#B0BEC5", "#B0BEC5", "#B0BEC5", "#B0BEC5", "#B0BEC5", "#B0BEC5", "#B0BEC5", "#B0BEC5", "#B0BEC5", "#B0BEC5", "#B0BEC5", "#B0BEC5", "#B0BEC5", "#B0BEC5", "#B0BEC5", "#B0BEC5", "#B0BEC5", "#B0BEC5", "#B0BEC5", "#B0BEC5", "#B0BEC5", "#B0BEC5", "#B0BEC5", "#B0BEC5", "#B0BEC5", "#B0BEC5", "#B0BEC5", "#B0BEC5", "#B0BEC5", "#B0BEC5", "#B0BEC5", "#B0BEC5", "#B0BEC5", "#B0BEC5", "#B0BEC5", "#B0BEC5", "#B0BEC5", "#B0BEC5", "red", "#B0BEC5", "#B0BEC5"]]}], "label": "Topic 46", "method": "update"}, {"args": [{"marker.color": [["#B0BEC5", "#B0BEC5", "#B0BEC5", "#B0BEC5", "#B0BEC5", "#B0BEC5", "#B0BEC5", "#B0BEC5", "#B0BEC5", "#B0BEC5", "#B0BEC5", "#B0BEC5", "#B0BEC5", "#B0BEC5", "#B0BEC5", "#B0BEC5", "#B0BEC5", "#B0BEC5", "#B0BEC5", "#B0BEC5", "#B0BEC5", "#B0BEC5", "#B0BEC5", "#B0BEC5", "#B0BEC5", "#B0BEC5", "#B0BEC5", "#B0BEC5", "#B0BEC5", "#B0BEC5", "#B0BEC5", "#B0BEC5", "#B0BEC5", "#B0BEC5", "#B0BEC5", "#B0BEC5", "#B0BEC5", "#B0BEC5", "#B0BEC5", "#B0BEC5", "#B0BEC5", "#B0BEC5", "#B0BEC5", "#B0BEC5", "#B0BEC5", "#B0BEC5", "#B0BEC5", "red", "#B0BEC5"]]}], "label": "Topic 47", "method": "update"}, {"args": [{"marker.color": [["#B0BEC5", "#B0BEC5", "#B0BEC5", "#B0BEC5", "#B0BEC5", "#B0BEC5", "#B0BEC5", "#B0BEC5", "#B0BEC5", "#B0BEC5", "#B0BEC5", "#B0BEC5", "#B0BEC5", "#B0BEC5", "#B0BEC5", "#B0BEC5", "#B0BEC5", "#B0BEC5", "#B0BEC5", "#B0BEC5", "#B0BEC5", "#B0BEC5", "#B0BEC5", "#B0BEC5", "#B0BEC5", "#B0BEC5", "#B0BEC5", "#B0BEC5", "#B0BEC5", "#B0BEC5", "#B0BEC5", "#B0BEC5", "#B0BEC5", "#B0BEC5", "#B0BEC5", "#B0BEC5", "#B0BEC5", "#B0BEC5", "#B0BEC5", "#B0BEC5", "#B0BEC5", "#B0BEC5", "#B0BEC5", "#B0BEC5", "#B0BEC5", "#B0BEC5", "#B0BEC5", "#B0BEC5", "red"]]}], "label": "Topic 48", "method": "update"}]}], "title": {"font": {"color": "Black", "size": 22}, "text": "<b>Intertopic Distance Map</b>", "x": 0.5, "xanchor": "center", "y": 0.95, "yanchor": "top"}, "width": 650, "xaxis": {"anchor": "y", "domain": [0, 1], "range": [-5.628, 19.7], "title": {"text": ""}, "visible": false}, "yaxis": {"anchor": "x", "domain": [0, 1], "range": [-12.78, 26.91], "title": {"text": ""}, "visible": false}}}
